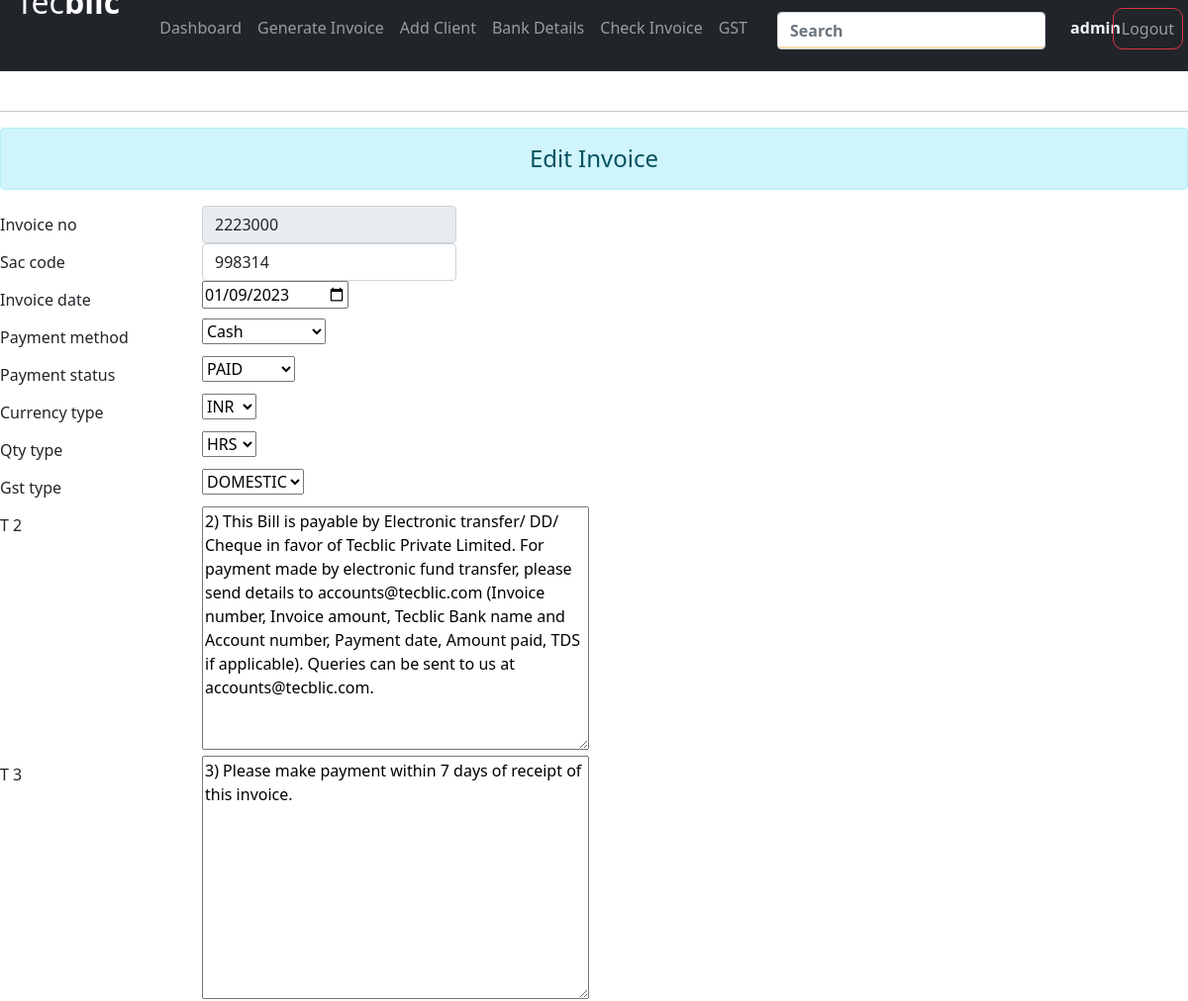
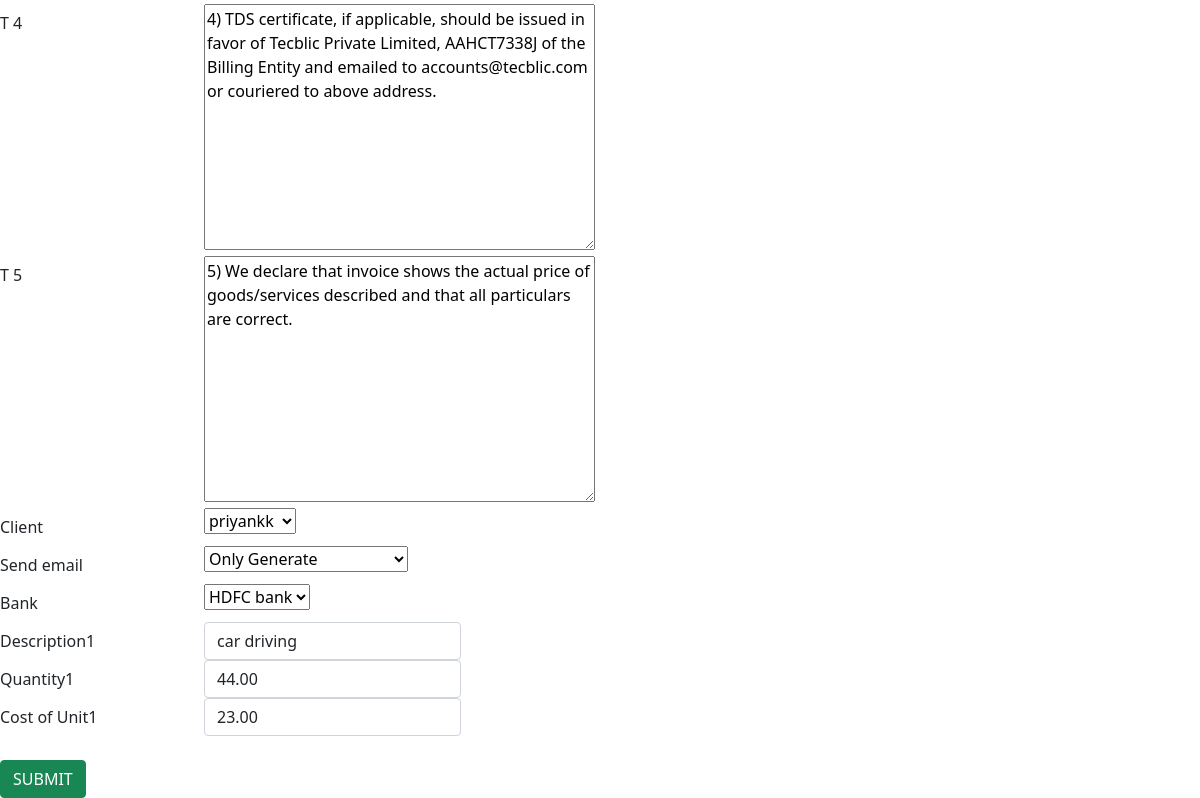
/edit_invoice/2223000/ (signed in), run on the app's committed database (2 pictures, top to bottom).
### tecblicapp/models.py (models this page shows)
class Invoice(models.Model):
    Method = [
    ('----','----'),
    ('Cash', 'Cash'),
    ('Online', 'Online'),
    ('Cheque', 'Cheque'),
    ('Swift Transfer', 'Swift Transfer'),
    ]
    imp=[
        ('DOMESTIC','DOMESTIC'),
        ('EXPORT','EXPORT'),
        ('Inter State', 'Inter State'),
    ]
    Currency = [
    ('INR', 'INR'),
    ('USD', 'USD'),
    ('EUR', 'EUR'),
    ]
    STATUS = [
    ('PENDING', 'PENDING'),
    ('PAID', 'PAID'),
    ]
    emails=[
        ('only_generate','Only Generate'),
        ('generate_and_send','Generate And Send Mail')
    ]
    quantity_type = [
        ("No's", "No's"),
        ('HRS', 'HRS'),
        ('DAY', 'DAY'),
    ]
    invoice_no = models.IntegerField(primary_key=True, blank=True)
    sac_code = models.CharField(null=True, blank=True, max_length=6)
    invoice_date = models.DateField(null=True, blank=True)
    payment_method = models.CharField(choices=Method, default='Cash', max_length=100)
    payment_status = models.CharField(choices=STATUS, default='PAID', max_length=100)
    gross_amount=models.IntegerField(null=True,blank=True)
    cgst = models.CharField(max_length=20, null=True, blank=True,default=0)
    sgst = models.CharField(max_length=20, null=True, blank=True,default=0)
    igst = models.CharField(max_length=20, null=True, blank=True,default=0)
    currency_type=models.CharField(choices=Currency,max_length=5,default='INR')
    qty_type = models.CharField(choices=quantity_type, default='HRS', max_length=5)
    gst_type=models.CharField(choices=imp,default='DOMESTIC',max_length=20)
    t_2 = models.TextField(
        default="2) This Bill is payable by Electronic transfer/ DD/ Cheque in favor of Tecblic Private Limited. For payment made by electronic fund transfer, please send details to accounts@tecblic.com (Invoice number, Invoice amount, Tecblic Bank name and Account number, Payment date, Amount paid, TDS if applicable). Queries can be sent to us at accounts@tecblic.com.")
    t_3 = models.TextField(default="3) Please make payment within 7 days of receipt of this invoice.")
    t_4 = models.TextField(
        default="4) TDS certificate, if applicable, should be issued in favor of Tecblic Private Limited, AAHCT7338J of the Billing Entity and emailed to accounts@tecblic.com or couriered to above address.")
    t_5 = models.TextField(
        default="5) We declare that invoice shows the actual price of goods/services described and that all particulars are correct.")
    client = models.ForeignKey(clientDetail, blank=True, null=True, on_delete=models.SET_NULL)
    send_email=models.CharField(choices=emails,max_length=20,default='only_generate')
    bank = models.ForeignKey(BankDetails, blank=True, null=True, on_delete=models.SET_NULL)
    date_created = models.DateTimeField(auto_now_add=True,blank=True, null=True)
    last_updated = models.DateTimeField(auto_now=True,blank=True, null=True)

class InvoiceDesription(models.Model):
    description_id = models.AutoField(primary_key=True)
    description = models.CharField(max_length=100, null=True, blank=True)
    quantity = models.DecimalField(max_digits =9,null=True, blank=True, decimal_places=2)
    cost_per_unit = models.DecimalField(max_digits =9,null=True, blank=True, decimal_places=2)
    invoice = models.ForeignKey(Invoice, on_delete=models.CASCADE)

### tecblicapp/views.py (the view, shortened to what this page needs)
# urls.py: path('edit_invoice/<int:pk>/', views.edit_invoice, name="edit_invoice"),
@login_required(login_url='login')
def edit_invoice(request, pk):
    invoice = Invoice.objects.get(invoice_no=pk)
    invoice_det = InvoiceDesription.objects.filter(invoice=invoice)
    form = invoiceForm(instance=invoice)
    print("invoice_detail = >",invoice_det)
    context = {'form': form,'invoice_detail':invoice_det}
    return render(request, 'tecblicapp/invoice_edit_form.html', context)

### tecblicapp/forms.py
class invoiceForm(forms.ModelForm):
    class Meta:
        model=Invoice
        exclude=('cgst','sgst','igst','slug','uniqueId','gross_amount',)
        widgets={
            'invoice_no':forms.TextInput(attrs= {'class':'form-control','id':'invoiceid','placeholder':'Invoice No','readonly':True}),
            'invoice_date':forms.DateInput(attrs= {'class':'form-control','id':'dateid','placeholder':'Enter date','type': 'date', 'class': 'form_input','required':'required',}),
            'sac_code': forms.TextInput(attrs={'class': 'form-control', 'id': 'sacid', 'placeholder': 'SAC','value':'998314','required':'required',}),
            'payment_status':forms.Select(attrs = {'id':'payment_status','onchange':'changestatus()'})
        }

### tecblicapp/models.py (called while the page is built)
    def __str__(self):
        return self.clientName

    def __str__(self):
        return self.bank_name

### tecblicapp/templates/tecblicapp/invoice_edit_form.html (shortened to what this page needs)
<!DOCTYPE html>
<html lang="en">
<head>
     <link href="https://cdn.jsdelivr.net/npm/bootstrap@5.1.3/dist/css/bootstrap.min.css" rel="stylesheet">
</head>
<body>
{% include 'tecblicapp/navbar.html' %}
<hr>
<form action="" method="post">
    <h4 class="text-center alert alert-info">Edit Invoice</h4>
    {% for field in form %}
    <div class="form-group row">
        <label class="col-sm-2 col-form-label">{{field.label}}</label>
        <div class="col-auto">
            {{field}}
        </div>
    </div>
    {% endfor %}
    {% for i in invoice_detail %}
    <div class="form-group row">
        <label class="col-sm-2 col-form-label">Description{{forloop.counter}}</label>
        <div class="col-auto">
            <label><input type="text" class="form-control",id="desription{{forloop.counter}}" name = "description{{forloop.counter}}" value="{{i.description}}" placeholder="Description" required></label>
        </div>
    </div>
    <div class="form-group row">
        <label class="col-sm-2 col-form-label">Quantity{{forloop.counter}}</label>
        <div class="col-auto">
            <input type="number" value="{{i.quantity}}" name="quantity{{forloop.counter}}" class="form-control",id="quantity{{forloop.counter}}" placeholder="quantity" required>
        </div>
    </div>
    <div class="form-group row">
        <label class="col-sm-2 col-form-label">Cost of Unit{{forloop.counter}}</label>
        <div class="col-auto">
            <input type="number" name="cost{{forloop.counter}}" value="{{i.cost_per_unit}}" class="form-control",id="cost{{forloop.counter}}" placeholder="Cost Per Unit" required>
        </div>
    </div>
    {% endfor %}
    <br/>
    <input type="submit" value="SUBMIT" class="btn btn-success">
</form>
</body>
</html>

### tecblicapp/templates/tecblicapp/navbar.html (shortened to what this page needs)
{% load static %}
<nav class="navbar navbar-expand-lg navbar-dark bg-dark" style="margin-bottom:40px;opacity:1;">
  <div class="collapse navbar-collapse" id="navbarCollapse">
    <div class="navbar-nav">
     <a class="navbar-brand" href="{% url 'home_page' %}">
        <h3 class="mx-3" style="position:relative;bottom:30px;font-size: xx-large;"> Tec<b style="font-weight:bold;">blic</b></h3>
      </a>
      <a class="nav-item nav-link  " id="s2" href=" {% url 'home_page' %}">Dashboard</a>
      <a class="nav-item nav-link " id="s3" href="{% url 'invoice_details' %}">Generate Invoice</a>
      <a class="nav-item nav-link" id="s4" href="{% url 'client-detail' %}">Add Client</a>
      <a class="nav-item nav-link {% block BankDetail %}{% endblock  %}" id="s5" href="{% url 'bank-detail' %}">Bank Details</a>
      <a class="nav-item nav-link {% block CheckInvoice %}{% endblock  %}" id="s6" href="{% url 'check_invoices' %}">Check Invoice</a>
      <a class="nav-item nav-link {% block gst %}{% endblock  %} mr-4"  id="s7" href="{% url 'gst' %}">GST</a>
      <form method="GET" action="/search" style="position:absolute;right:12%;" ><input class="mt-1 form-control mr-sm-2" style="background-image: linear-gradient(to top, wheat 2px, rgba(255, 255, 255, 0) 2px), linear-gradient(to top, #d2d2d2 1px, rgba(255, 255, 255, 0) 1px);color: aliceblue;font-weight: bolder;" type="search" style="position: relative; left: 100px;" name="query" id="query" placeholder="Search" aria-label="Search"></form>
      <span class="nav-item nav-link" style="font-weight: bolder;position:absolute;right:5%;color: aliceblue;" id="s1"> {{request.user}} </span>
      <a class="nav-item nav-link btn btn-outline-danger" style="border-radius: 10px;position:absolute;right:5px;" href="{% url 'logout' %}">Logout</a>
    </div>
  </div>
</nav>

### data on the page
Invoice: form "2223000" "998314" "01/09/2023" "Cash" "PAID" "INR" "HRS" "DOMESTIC" "2) This Bill is payable by Electronic transfer/ DD/ Cheque in favor of Tecblic Private Limited. For payment made by electronic fund transfer, please send details to accounts@tecblic.com (Invoice number, Invoice amount, Tecblic Bank name and Account number, Payment date, Amount paid, TDS if applicable). Queries can be sent to us at accounts@tecblic.com." "3) Please make payment within 7 days of receipt of this invoice." "4) TDS certificate, if applicable, should be issued in favor of Tecblic Private Limited, AAHCT7338J of the Billing Entity and emailed to accounts@tecblic.com or couriered to above address." "5) We declare that invoice shows the actual price of goods/services described and that all particulars are correct." "priyankk" "Only Generate" "HDFC bank"
InvoiceDesription: description1 "car driving", quantity1 "44.00", cost_per_unit "23.00"

### other printed values
{{ request.user }} "admin"
{{ field.label }} "Invoice no" "Sac code" "Invoice date" "Payment method" "Payment status" "Currency type" "Qty type" "Gst type" "T 2" "T 3" "T 4" "T 5" "Client" "Send email" "Bank"
